Frame 1 (no input): blank canvas, image omitted
Frame 60 (no input): blank canvas, image omitted
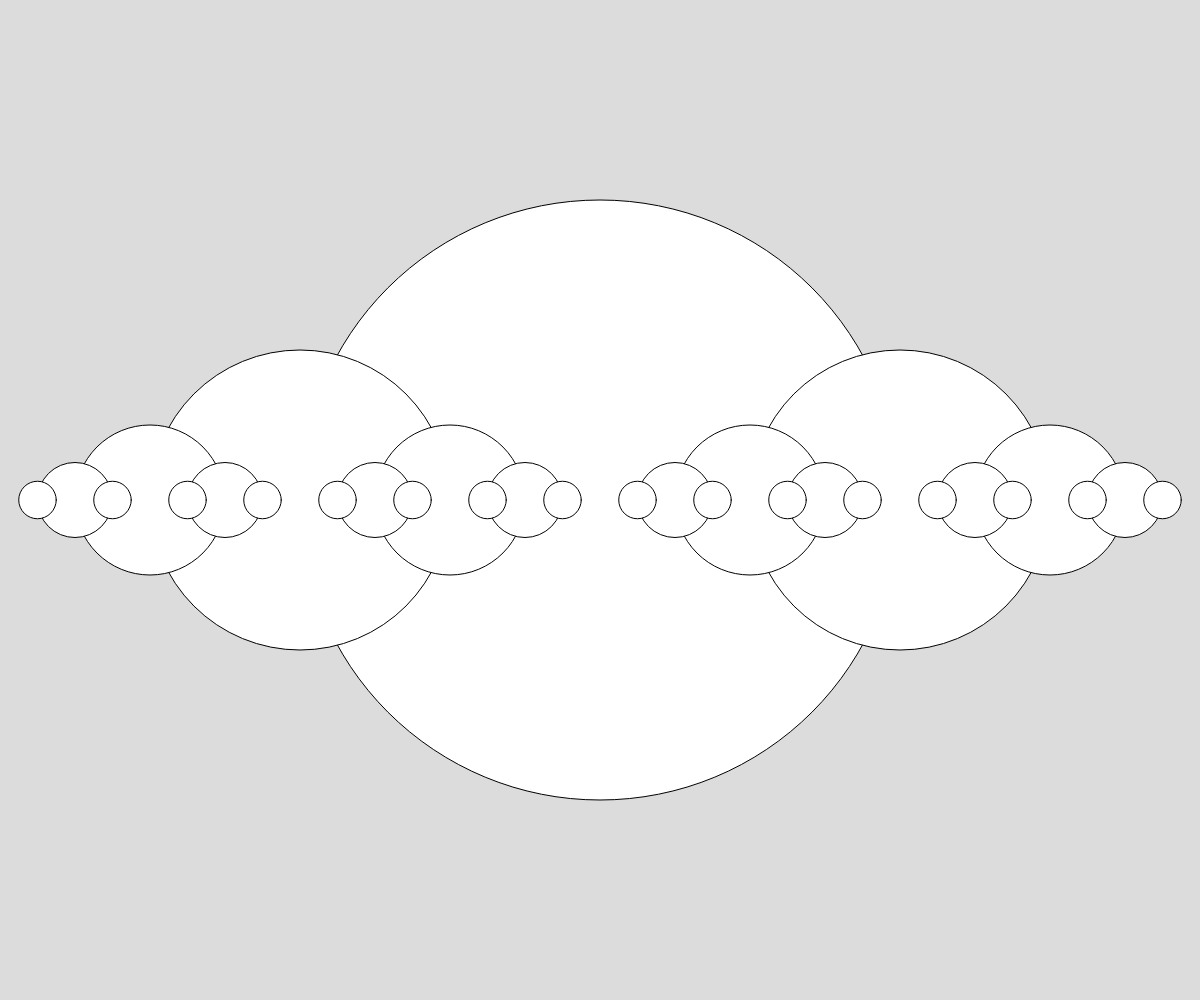
Frame 120 (the mouse pressed at the canvas centre since frame 60)

The p5.js sketch whose frames 1 and 60 were blank and that drew this single picture after the mouse press (run headless with seeded random() and noise() and a simulated clock; from frame 60 on, the mouse is pressed at the canvas centre):

// p5.js sketch
// ── sketch.js
// Project Title
// Your Name


function setup() {
  createCanvas(windowWidth, windowHeight);
}

function draw() {
  background(220);
  recursiveCircle(width/2, height/2,mouseX);
}

function recursiveCircle(x, y, radius){
  circle(x,y, radius);
  //escape clause
  if(radius>50){
    //pattern
    recursiveCircle(x+ radius/2, y, radius/2);
    recursiveCircle(x-radius/2, y, radius/2);
  }
}
